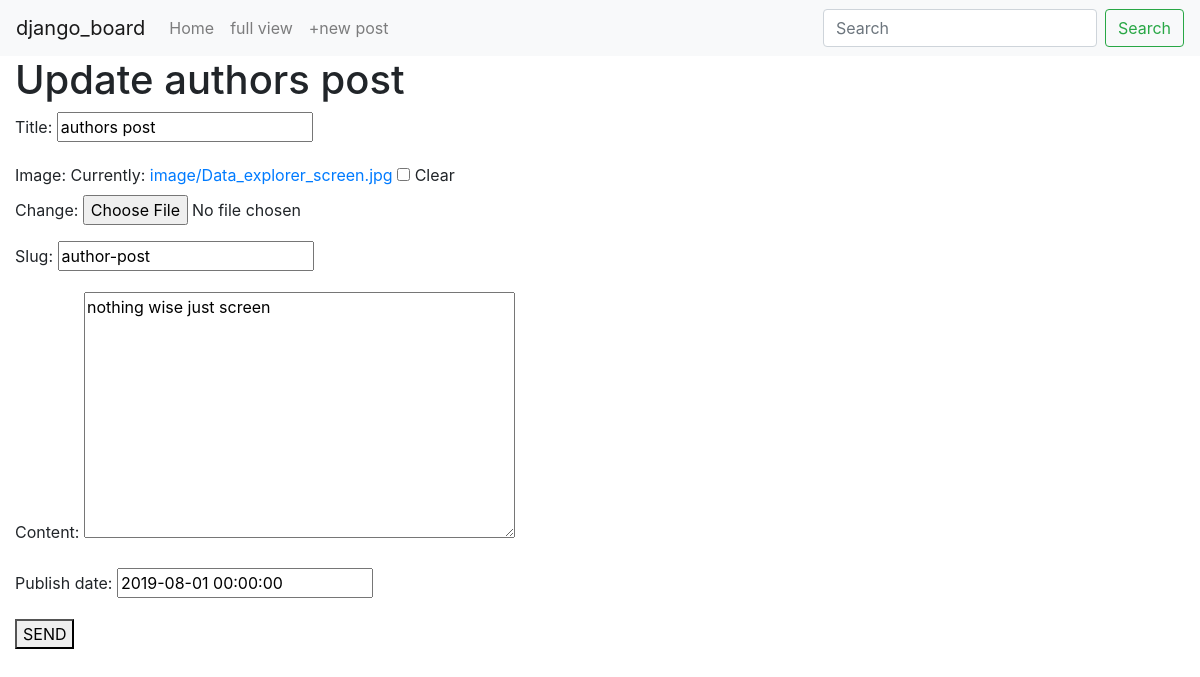
Page /board/author-post/edit/ (signed in) on the committed database.
### board/models.py (models this page shows, shortened)
class BoardPost(models.Model):
    user = models.ForeignKey(User, default=1, null=True, on_delete=models.SET_NULL)
    image = models.ImageField(upload_to='image/', blank=True, null=True)
    title = models.CharField(max_length=120)
    slug = models.SlugField(unique=True)
    content = models.TextField(null=True, blank=True)
    publish_date = models.DateTimeField(auto_now=False, auto_now_add=False, null=True, blank=True)
    timestamp = models.DateTimeField(auto_now=True)
    updated = models.DateTimeField(auto_now=True)
    objects = BoardPostManager()
    class Meta:
        ordering = ['-publish_date', '-updated', '-timestamp']

### board/views.py (the view)
# urls.py: path('<str:slug>/edit/', board_post_update_view),
@staff_member_required()
def board_post_update_view(request, slug):
    obj = get_object_or_404(BoardPost, slug=slug)
    form = BoardPostModelForm(request.POST or None, request.FILES or None, instance=obj)
    if form.is_valid():
        form.save()
    template_name = 'board/form.html'
    context = {'title': f'Update {obj.title}', 'form': form}
    return render(request, template_name, context)

### board/forms.py (shortened to what this page needs)
class BoardPostModelForm(forms.ModelForm):
    class Meta:
        model = BoardPost
        fields = ['title', 'image', 'slug', 'content', 'publish_date']

### board/models.py (called while the page is built)
    def get_queryset(self):
         return BlogPostQueryset(self.model, using=self._db)

### board/templates/board/form.html
{% extends "base.html" %}
{% block content %}
{% if title %}
    <h1>{{ title }}</h1>
{% endif %}
<form method='POST' action='.' enctype='multipart/form-data'> {% csrf_token %}
    {{ form.as_p }}
    <button type="submit">SEND</button>
</form>
{% endblock content %}

### rows in the picture
BoardPost: title "authors post", slug "author-post", content "nothing wise just screen", publish_date "2019-08-01 00:00:00"

### other values in the picture
{{ title }} "Update authors post"
